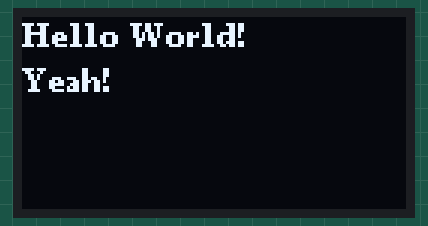
The sketch below on a simulated Arduino Uno, built with avr-gcc and run on an emulated ATmega328P. Shown: 128×64 one-colour display.

Above: at 0.1 s.

The sketch:

OLED_Display_SSD1315.ino
```cpp
/*
DESCRIPTION:
This example code will uses: Robo Pico and Raspberry Pi Pico / Pico W
to display text on the OLED Display SSD1315 using Arduino.

CONNECTION:
Robo Pico : OLED Display
Grove 1   - Oled Grove
GP0       - SDA
GP1       - SCL

AUTHOR  : Cytron Technologies Sdn Bhd
WEBSITE  : www.cytron.io
EMAIL    : support@cytron.io

REFERENCE:
Code adapted from:
https://wiki.seeedstudio.com/Grove-OLED-Display-0.96-SSD1315/
*/
#include <Arduino.h>
#include <U8g2lib.h>

#ifdef U8X8_HAVE_HW_SPI
#include <SPI.h>
#endif
#ifdef U8X8_HAVE_HW_I2C
#include <Wire.h>
#endif

U8G2_SSD1306_128X64_NONAME_F_SW_I2C u8g2(U8G2_R0, /* clock=*/ 1, /* data=*/ 0, /* reset=*/ U8X8_PIN_NONE);    //Low speed I2C

void setup(void) {
  u8g2.begin();
}

void loop(void) {
  u8g2.clearBuffer();                   // clear the internal memory
  u8g2.setFont(u8g2_font_ncenB08_tr);   // choose a suitable font
  u8g2.drawStr(0,10,"Hello World!");    // write something to the internal memory
  u8g2.drawStr(0,25,"Yeah!");
  u8g2.sendBuffer();                    // transfer internal memory to the display
  delay(1000);
}
```
